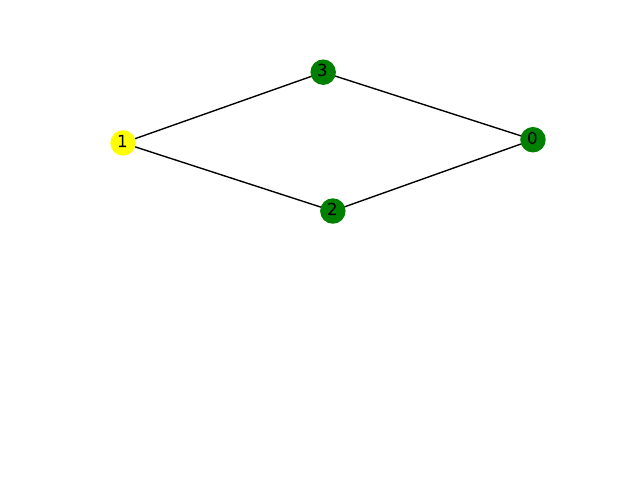

This figure's Python source:
import networkx as nx
import matplotlib.pyplot as plt
G = nx.Graph() 
plt.subplot(211)
G.add_edges_from([(0, 2), (0, 3), (1, 2), (1, 3), (2, 0), (2, 1), (3, 1)])
nx.set_node_attributes(G, {0: 'green', 1: 'yellow', 2: 'green', 3: 'green'}, name='color')
nx.draw(G, with_labels=True, node_color=list(nx.get_node_attributes(G, 'color').values()))
plt.savefig('graph2-02.pdf')
